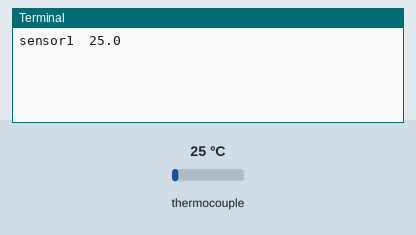
This program was run on a simulated Raspberry Pi (BCM pin numbers). Shown: the last lines printed to the terminal. Inputs (shaded band) come from the test bench; at power-on: thermocouple 25 °C.

Above: at 1.2 s.
1.3 s: thermocouple set to 6 °C
At 2.6 s:
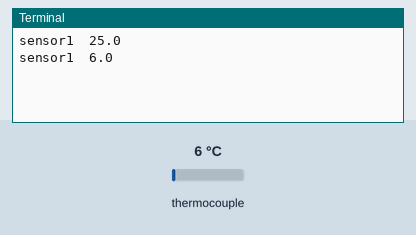
2.8 s: thermocouple set to 75 °C
At 3.7 s:
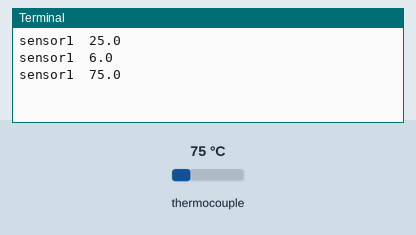
Timing chart, 0 to 5.8 s (numbered marks = the images above; inputs shaded):
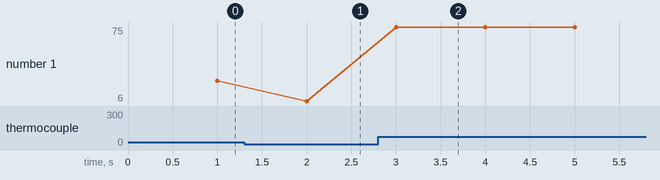

The program:

main.py
```python
#!/usr/local/bin/python3
# -*- coding: utf-8 -*-

import MAX6675 as MAX6675
import time

#CLK OR SCK
CLK = 24

#CS
CS  = 4

#SO OR DO
#sensor1
DO1  = 25
#sensor2
#DO2 = 12

#c = celsius
#f = Fahrenheit
#k = kelvin
units = "c"

thermocouple1 = MAX6675.MAX6675(CLK, CS, DO1, units)
#thermocouple2 = MAX6675.MAX6675(CLK, CS, DO2, units)
time.sleep(1)
running = True
while(running):
    try:

        temp1 = thermocouple1.get_temp()
        print('sensor1 ' ,temp1)
        #temp2 = thermocouple2.get_temp()
        #print('sensor2 ' ,temp2)
        time.sleep(1)

    except KeyboardInterrupt:
        running = False
```

MAX6675.py
```python
import Adafruit_GPIO as GPIO
import Adafruit_GPIO.SPI as SPI

class MAX6675(object):
        def __init__(self, clk=None, cs=None, do=None,units = "c", spi=None, gpio=None):


                self._spi = None
                self.units = units
                # Handle hardware SPI
                if spi is not None:
                        self._spi = spi
                elif clk is not None and cs is not None and do is not None:
                        if gpio is None:
                                gpio = GPIO.get_platform_gpio()
                        self._spi = SPI.BitBang(gpio, clk, None, do, cs)
                else:
                        raise ValueError('Must specify either spi')
                self._spi.set_clock_hz(5000000)
                self._spi.set_mode(0)
                self._spi.set_bit_order(SPI.MSBFIRST)

        def get_temp(self):
                return getattr(self, "pass_" + self.units)(self.read())

        def read(self):
                #Return the thermocouple temperature value in degrees celsius.
                v = self._read16()
                # Check for error reading value.
                if v & 0x4:
                        return float('NaN')
                # Check if signed bit is set.
                if v & 0x80000000:
                        v >>= 3 # only need the 12 MSB
                        v -= 4096
                else:
                        # Positive value, just shift the bits to get the value.
                        v >>= 3 # only need the 12 MSB
                # Scale by 0.25 degrees C per bit and return value.
                return v * 0.25

        def _read16(self):
                # Read 16 bits from the SPI bus.
                raw = self._spi.read(2)
                if raw is None or len(raw) != 2:
                        raise RuntimeError('Did not read device!')
                value = raw[0] << 8 | raw[1]
                return value

        def pass_c(self, celsius):
            return celsius

        def pass_k(self, celsius):
            return celsius + 273.15

        def pass_f(self, celsius):
            return celsius * 9.0/5.0 + 32
```

Measured:
- after the input at 1.3 s, the terminal: prints a new line after 0.70 s (image 1)
- after the input at 2.8 s, the terminal: prints a new line after 0.20 s (image 2)
- plotted number 1: 25 → 6 after the input at 1.3 s, 6 → 75 after the input at 2.8 s
